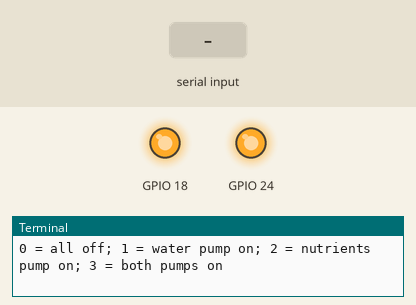
Recording of a program running on a simulated Raspberry Pi (BCM pin numbers). Parts: output pins drawn as LEDs (lit = HIGH), the last lines printed to the terminal. Inputs (shaded band) come from the test bench. Parts the program declares active-low are drawn by pin level, so they are really on while drawn off.

Above: at 1.2 s.
1.3 s: "1" typed at the terminal, then Enter
At 2.5 s:
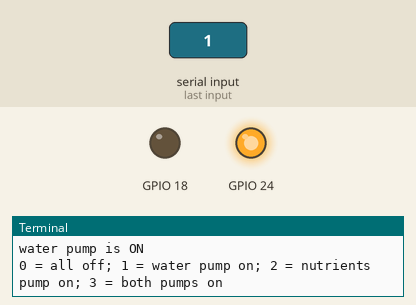
2.8 s: "2" typed at the terminal, then Enter
At 3.8 s:
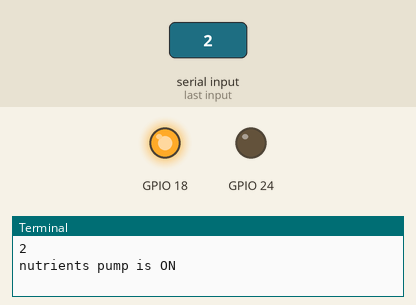
4.3 s: "3" typed at the terminal, then Enter
At 5.0 s:
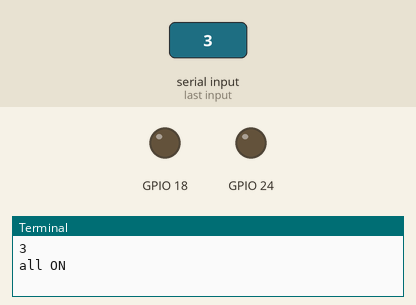
Timing chart, 0 to 7.3 s (numbered marks = the images above; inputs shaded):
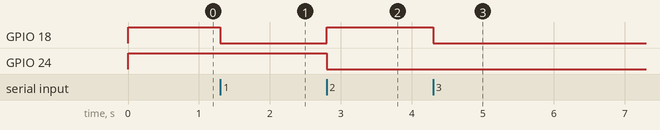

The program:

water_pump.py
```python
'''
This is file to control the water pump from the RPi GPIO 18

Zara Mansoor (zmansoor)
'''
from gpiozero import OutputDevice
import time

class Relay(OutputDevice):
  def __init__(self, pin, active_high=False):
    super().__init__(pin, active_high=active_high)

# water pump
WATER_PUMP_RELAY_PIN = 18
water_pump_relay = Relay(WATER_PUMP_RELAY_PIN, active_high=False)
water_pump_relay.off()

NUTRIENTS_PUMP_RELAY_PIN = 24
nutrients_pump_relay = Relay(NUTRIENTS_PUMP_RELAY_PIN, active_high=False)
nutrients_pump_relay.off()


while True:
  user_input = input("0 = all off; 1 = water pump on; 2 = nutrients pump on; 3 = both pumps on").strip().lower()

  if user_input == '0':
    water_pump_relay.off()
    nutrients_pump_relay.off()
    print("all OFF")
  elif user_input == '1':
    water_pump_relay.on()
    nutrients_pump_relay.off()
    print("water pump is ON")
  elif user_input == '2':
    water_pump_relay.off()
    nutrients_pump_relay.on()
    print("nutrients pump is ON")
  elif user_input == '3':
    water_pump_relay.on()
    nutrients_pump_relay.on()
    print("all ON")
  elif user_input == 'exit':
    print("Exiting program...")
    break
  else:
    print("Invalid input. Please type 'ON', 'OFF', or 'exit'.")

  time.sleep(1)
```

Measured:
- after the input at 1.3 s, GPIO 18: HIGH → LOW at once
- after the input at 2.8 s, GPIO 18: LOW → HIGH at once; GPIO 24: HIGH → LOW at once
- after the input at 4.3 s, GPIO 18: HIGH → LOW at once
